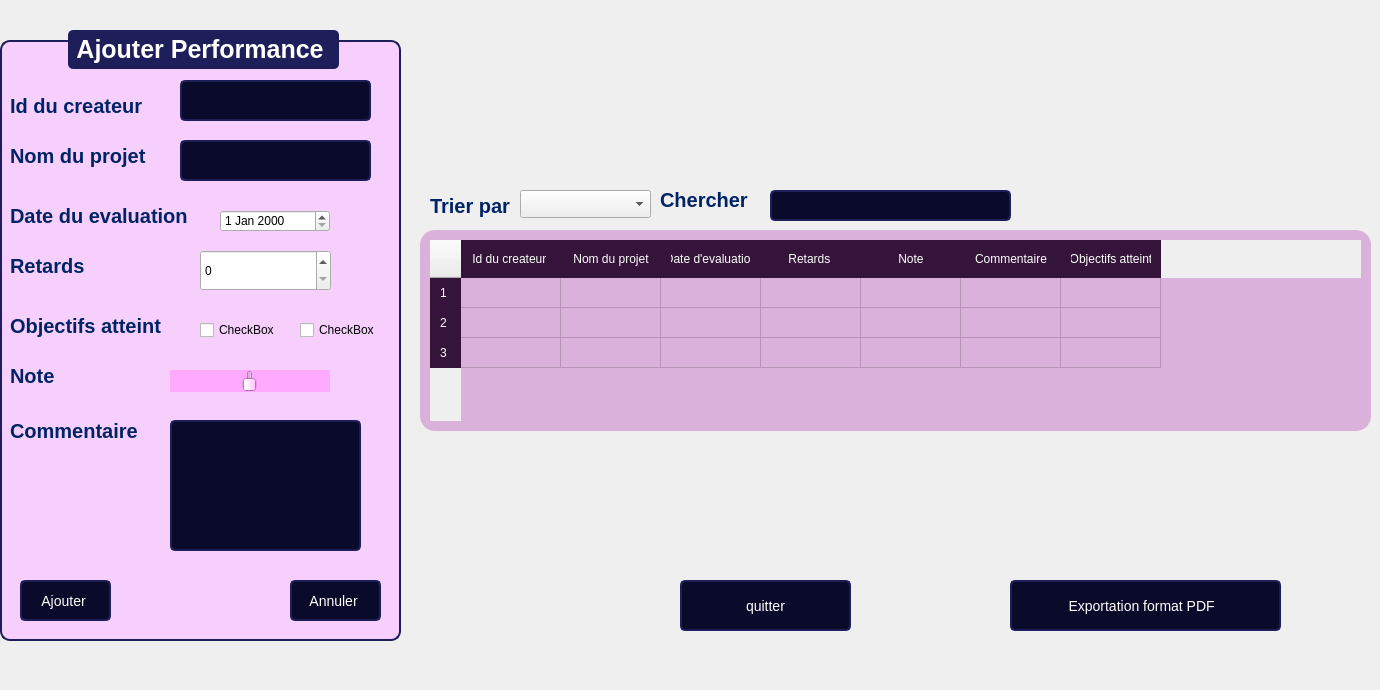
    <widget class="QWidget" name="page_6">
     <widget class="QLabel" name="label_8">
      <property name="geometry">
       <rect>
        <x>-10</x>
        <y>0</y>
        <width>1311</width>
        <height>681</height>
       </rect>
      </property>
      <property name="text">
       <string/>
      </property>
      <property name="pixmap">
       <pixmap>../../Downloads/aarriere plan.png</pixmap>
      </property>
      <property name="scaledContents">
       <bool>true</bool>
      </property>
     </widget>
     <widget class="QLabel" name="label_139">
      <property name="geometry">
       <rect>
        <x>430</x>
        <y>190</y>
        <width>131</width>
        <height>31</height>
       </rect>
      </property>
      <property name="styleSheet">
       <string notr="true">QLabel {
	font: 6pt &quot;Segoe UI&quot;;
    font-size: 20px;
    font-weight: bold;
    color: #002366;  /* Bleu foncé */
}
</string>
      </property>
      <property name="text">
       <string>Trier par</string>
      </property>
     </widget>
     <widget class="QLineEdit" name="l2_16">
      <property name="geometry">
       <rect>
        <x>770</x>
        <y>190</y>
        <width>241</width>
        <height>31</height>
       </rect>
      </property>
      <property name="styleSheet">
       <string notr="true">QLineEdit, QDateTimeEdit {
    font-family: &quot;Arial&quot;;
    font-size: 14px;
    color: white;
    background-color: #0A0A2A;
    border: 2px solid #1E1E5A;
    border-radius: 5px;
    padding: 5px;
}

QPushButton {
    font-family: &quot;Arial Black&quot;;
    font-size: 14px;
    color: white;
    background-color: #0A0A2A;
    border: 2px solid #1E1E5A;
    border-radius: 5px;
    padding: 5px;
}

QPushButton:hover {
    background-color: #1E1E5A;
}

</string>
      </property>
     </widget>
     <widget class="QLabel" name="label_223">
      <property name="geometry">
       <rect>
        <x>660</x>
        <y>190</y>
        <width>131</width>
        <height>20</height>
       </rect>
      </property>
      <property name="styleSheet">
       <string notr="true">QLabel {
	font: 6pt &quot;Segoe UI&quot;;
    font-size: 20px;
    font-weight: bold;
    color: #002366;  /* Bleu foncé */
}
</string>
      </property>
      <property name="text">
       <string>Chercher </string>
      </property>
     </widget>
     <widget class="QTableWidget" name="tableWidget_2">
      <property name="geometry">
       <rect>
        <x>420</x>
        <y>230</y>
        <width>951</width>
        <height>201</height>
       </rect>
      </property>
      <property name="styleSheet">
       <string notr="true">QTableWidget {
    background-color: #DAB1DA;
    color: white;
    border-radius: 15px;
    padding: 10px;
    font-size: 16px;
    border: none;
}

QTableWidget::item {
    padding: 10px;
}

QTableWidget::item:selected {
    background-color: #5555FF;
    color: white;
}

QHeaderView::section {
    background-color: #341539;
    color: white;
    padding: 10px;
    border: none;
}</string>
      </property>
      <property name="rowCount">
       <number>3</number>
      </property>
      <property name="columnCount">
       <number>7</number>
      </property>
      <row/>
      <row/>
      <row/>
      <column>
       <property name="text">
        <string>Id du createur </string>
       </property>
      </column>
      <column>
       <property name="text">
        <string>Nom du projet</string>
       </property>
      </column>
      <column>
       <property name="text">
        <string>Date d'evaluation</string>
       </property>
      </column>
      <column>
       <property name="text">
        <string>Retards </string>
       </property>
      </column>
      <column>
       <property name="text">
        <string>Note</string>
       </property>
      </column>
      <column>
       <property name="text">
        <string>Commentaire</string>
       </property>
      </column>
      <column>
       <property name="text">
        <string>Objectifs atteint</string>
       </property>
      </column>
     </widget>
     <widget class="QGroupBox" name="groupBox_23">
      <property name="geometry">
       <rect>
        <x>0</x>
        <y>30</y>
        <width>401</width>
        <height>611</height>
       </rect>
      </property>
      <property name="styleSheet">
       <string notr="true">QGroupBox {
    font-family: &quot;Arial&quot;;
    font-size: 25px;
    font-weight: bold;
    color: #0A0A2A;
    border: 2px solid #1E1E5A;
    border-radius: 10px;
    margin-top: 10px;
    background-color: #F6CFFC;
}

QGroupBox::title {
    subcontrol-origin: margin;
    subcontrol-position: top center;
    padding: 5px;
    background-color: #1E1E5A;
    color: white;
    border-radius: 5px;
}
</string>
      </property>
      <property name="title">
       <string>Ajouter Performance </string>
      </property>
      <widget class="QLabel" name="label_129">
       <property name="geometry">
        <rect>
         <x>10</x>
         <y>60</y>
         <width>211</width>
         <height>31</height>
        </rect>
       </property>
       <property name="styleSheet">
        <string notr="true">QLabel {
    font-size: 20px;
    font-weight: bold;
    color: #002366;  /* Bleu foncé */
}</string>
       </property>
       <property name="text">
        <string>Id du createur </string>
       </property>
      </widget>
      <widget class="QLabel" name="label_130">
       <property name="geometry">
        <rect>
         <x>10</x>
         <y>110</y>
         <width>201</width>
         <height>31</height>
        </rect>
       </property>
       <property name="styleSheet">
        <string notr="true">QLabel {
	font: 6pt &quot;Segoe UI&quot;;
    font-size: 20px;
    font-weight: bold;
    color: #002366;  /* Bleu foncé */
}
</string>
       </property>
       <property name="text">
        <string>Nom du projet</string>
       </property>
      </widget>
      <widget class="QLabel" name="label_131">
       <property name="geometry">
        <rect>
         <x>10</x>
         <y>390</y>
         <width>161</width>
         <height>21</height>
        </rect>
       </property>
       <property name="styleSheet">
        <string notr="true">QLabel {
    font-size: 20px;
    font-weight: bold;
    color: #002366;  /* Bleu foncé */
}</string>
       </property>
       <property name="text">
        <string>Commentaire</string>
       </property>
      </widget>
      <widget class="QLineEdit" name="lineEdit_43">
       <property name="geometry">
        <rect>
         <x>180</x>
         <y>50</y>
         <width>191</width>
         <height>41</height>
        </rect>
       </property>
       <property name="styleSheet">
        <string notr="true">QLineEdit, QDateTimeEdit {
    font-family: &quot;Arial&quot;;
    font-size: 14px;
    color: white;
    background-color: #0A0A2A;
    border: 2px solid #1E1E5A;
    border-radius: 5px;
    padding: 5px;
}

QPushButton {
    font-family: &quot;Arial Black&quot;;
    font-size: 14px;
    color: white;
    background-color: #0A0A2A;
    border: 2px solid #1E1E5A;
    border-radius: 5px;
    padding: 5px;
}

QPushButton:hover {
    background-color: #1E1E5A;
}
</string>
       </property>
      </widget>
      <widget class="QLineEdit" name="l2_13">
       <property name="geometry">
        <rect>
         <x>180</x>
         <y>110</y>
         <width>191</width>
         <height>41</height>
        </rect>
       </property>
       <property name="styleSheet">
        <string notr="true">QLineEdit, QDateTimeEdit {
    font-family: &quot;Arial&quot;;
    font-size: 14px;
    color: white;
    background-color: #0A0A2A;
    border: 2px solid #1E1E5A;
    border-radius: 5px;
    padding: 5px;
}

QPushButton {
    font-family: &quot;Arial Black&quot;;
    font-size: 14px;
    color: white;
    background-color: #0A0A2A;
    border: 2px solid #1E1E5A;
    border-radius: 5px;
    padding: 5px;
}

QPushButton:hover {
    background-color: #1E1E5A;
}

</string>
       </property>
      </widget>
      <widget class="QLabel" name="label_136">
       <property name="geometry">
        <rect>
         <x>10</x>
         <y>200</y>
         <width>131</width>
         <height>20</height>
        </rect>
       </property>
       <property name="styleSheet">
        <string notr="true">QLabel {
	font: 6pt &quot;Segoe UI&quot;;
    font-size: 20px;
    font-weight: bold;
    color: #002366;  /* Bleu foncé */
}
</string>
       </property>
       <property name="text">
        <string/>
       </property>
      </widget>
      <widget class="QPushButton" name="pushButton_59">
       <property name="geometry">
        <rect>
         <x>290</x>
         <y>550</y>
         <width>91</width>
         <height>41</height>
        </rect>
       </property>
       <property name="styleSheet">
        <string notr="true">QLineEdit, QDateTimeEdit {
    font-family: &quot;Arial&quot;;
    font-size: 14px;
    color: white;
    background-color: #0A0A2A;
    border: 2px solid #1E1E5A;
    border-radius: 5px;
    padding: 5px;
}

QPushButton {
    font-family: &quot;Arial Black&quot;;
    font-size: 14px;
    color: white;
    background-color: #0A0A2A;
    border: 2px solid #1E1E5A;
    border-radius: 5px;
    padding: 5px;
}

QPushButton:hover {
    background-color: #1E1E5A;
}
</string>
       </property>
       <property name="text">
        <string>Annuler </string>
       </property>
       <property name="icon">
        <iconset>
         <normaloff>:/icons/icones/addition.png</normaloff>:/icons/icones/addition.png</iconset>
       </property>
       <property name="iconSize">
        <size>
         <width>20</width>
         <height>20</height>
        </size>
       </property>
      </widget>
      <widget class="QPushButton" name="pushButton_60">
       <property name="geometry">
        <rect>
         <x>20</x>
         <y>550</y>
         <width>91</width>
         <height>41</height>
        </rect>
       </property>
       <property name="styleSheet">
        <string notr="true">QLineEdit, QDateTimeEdit {
    font-family: &quot;Arial&quot;;
    font-size: 14px;
    color: white;
    background-color: #0A0A2A;
    border: 2px solid #1E1E5A;
    border-radius: 5px;
    padding: 5px;
}

QPushButton {
    font-family: &quot;Arial Black&quot;;
    font-size: 14px;
    color: white;
    background-color: #0A0A2A;
    border: 2px solid #1E1E5A;
    border-radius: 5px;
    padding: 5px;
}

QPushButton:hover {
    background-color: #1E1E5A;
}
</string>
       </property>
       <property name="text">
        <string>Ajouter </string>
       </property>
       <property name="icon">
        <iconset>
         <normaloff>:/icons/icones/addition.png</normaloff>:/icons/icones/addition.png</iconset>
       </property>
       <property name="iconSize">
        <size>
         <width>20</width>
         <height>20</height>
        </size>
       </property>
      </widget>
      <widget class="QLineEdit" name="l2_60">
       <property name="geometry">
        <rect>
         <x>170</x>
         <y>390</y>
         <width>191</width>
         <height>131</height>
        </rect>
       </property>
       <property name="styleSheet">
        <string notr="true">QLineEdit, QDateTimeEdit {
    font-family: &quot;Arial&quot;;
    font-size: 14px;
    color: white;
    background-color: #0A0A2A;
    border: 2px solid #1E1E5A;
    border-radius: 5px;
    padding: 5px;
}

QPushButton {
    font-family: &quot;Arial Black&quot;;
    font-size: 14px;
    color: white;
    background-color: #0A0A2A;
    border: 2px solid #1E1E5A;
    border-radius: 5px;
    padding: 5px;
}

QPushButton:hover {
    background-color: #1E1E5A;
}

</string>
       </property>
      </widget>
      <widget class="QSpinBox" name="spinBox">
       <property name="geometry">
        <rect>
         <x>200</x>
         <y>220</y>
         <width>131</width>
         <height>41</height>
        </rect>
       </property>
      </widget>
      <widget class="QLabel" name="label_133">
       <property name="geometry">
        <rect>
         <x>10</x>
         <y>220</y>
         <width>201</width>
         <height>31</height>
        </rect>
       </property>
       <property name="styleSheet">
        <string notr="true">QLabel {
	font: 6pt &quot;Segoe UI&quot;;
    font-size: 20px;
    font-weight: bold;
    color: #002366;  /* Bleu foncé */
}
</string>
       </property>
       <property name="text">
        <string>Retards</string>
       </property>
      </widget>
      <widget class="QSlider" name="horizontalSlider">
       <property name="geometry">
        <rect>
         <x>170</x>
         <y>340</y>
         <width>160</width>
         <height>22</height>
        </rect>
       </property>
       <property name="styleSheet">
        <string notr="true">background-color:
rgb(255, 170, 255)</string>
       </property>
      </widget>
      <widget class="QLabel" name="label_134">
       <property name="geometry">
        <rect>
         <x>10</x>
         <y>330</y>
         <width>201</width>
         <height>31</height>
        </rect>
       </property>
       <property name="styleSheet">
        <string notr="true">QLabel {
	font: 6pt &quot;Segoe UI&quot;;
    font-size: 20px;
    font-weight: bold;
    color: #002366;  /* Bleu foncé */
}
</string>
       </property>
       <property name="text">
        <string>Note </string>
       </property>
      </widget>
      <widget class="QLabel" name="label_132">
       <property name="geometry">
        <rect>
         <x>10</x>
         <y>170</y>
         <width>191</width>
         <height>31</height>
        </rect>
       </property>
       <property name="styleSheet">
        <string notr="true">QLabel {
	font: 6pt &quot;Segoe UI&quot;;
    font-size: 20px;
    font-weight: bold;
    color: #002366;  /* Bleu foncé */
}
</string>
       </property>
       <property name="text">
        <string>Date du evaluation </string>
       </property>
      </widget>
      <widget class="QDateEdit" name="dateEdit">
       <property name="geometry">
        <rect>
         <x>220</x>
         <y>180</y>
         <width>110</width>
         <height>22</height>
        </rect>
       </property>
      </widget>
      <widget class="QCheckBox" name="checkBox">
       <property name="geometry">
        <rect>
         <x>200</x>
         <y>290</y>
         <width>81</width>
         <height>20</height>
        </rect>
       </property>
       <property name="text">
        <string>CheckBox</string>
       </property>
      </widget>
      <widget class="QLabel" name="label_135">
       <property name="geometry">
        <rect>
         <x>10</x>
         <y>280</y>
         <width>211</width>
         <height>31</height>
        </rect>
       </property>
       <property name="styleSheet">
        <string notr="true">QLabel {
    font-size: 20px;
    font-weight: bold;
    color: #002366;  /* Bleu foncé */
}</string>
       </property>
       <property name="text">
        <string>Objectifs atteint</string>
       </property>
      </widget>
      <widget class="QCheckBox" name="checkBox_2">
       <property name="geometry">
        <rect>
         <x>300</x>
         <y>290</y>
         <width>81</width>
         <height>20</height>
        </rect>
       </property>
       <property name="text">
        <string>CheckBox</string>
       </property>
      </widget>
     </widget>
     <widget class="QPushButton" name="pushButton_61">
      <property name="geometry">
       <rect>
        <x>1010</x>
        <y>580</y>
        <width>271</width>
        <height>51</height>
       </rect>
      </property>
      <property name="styleSheet">
       <string notr="true">QLineEdit, QDateTimeEdit {
    font-family: &quot;Arial&quot;;
    font-size: 14px;
    color: white;
    background-color: #0A0A2A;
    border: 2px solid #1E1E5A;
    border-radius: 5px;
    padding: 5px;
}

QPushButton {
    font-family: &quot;Arial Black&quot;;
    font-size: 14px;
    color: white;
    background-color: #0A0A2A;
    border: 2px solid #1E1E5A;
    border-radius: 5px;
    padding: 5px;
}

QPushButton:hover {
    background-color: #1E1E5A;
}
</string>
      </property>
      <property name="text">
       <string>Exportation format PDF  </string>
      </property>
      <property name="icon">
       <iconset>
        <normaloff>:/icons/icones/addition.png</normaloff>:/icons/icones/addition.png</iconset>
      </property>
      <property name="iconSize">
       <size>
        <width>20</width>
        <height>20</height>
       </size>
      </property>
     </widget>
     <widget class="QPushButton" name="pushButton_62">
      <property name="geometry">
       <rect>
        <x>680</x>
        <y>580</y>
        <width>171</width>
        <height>51</height>
       </rect>
      </property>
      <property name="styleSheet">
       <string notr="true">QLineEdit, QDateTimeEdit {
    font-family: &quot;Arial&quot;;
    font-size: 14px;
    color: white;
    background-color: #0A0A2A;
    border: 2px solid #1E1E5A;
    border-radius: 5px;
    padding: 5px;
}

QPushButton {
    font-family: &quot;Arial Black&quot;;
    font-size: 14px;
    color: white;
    background-color: #0A0A2A;
    border: 2px solid #1E1E5A;
    border-radius: 5px;
    padding: 5px;
}

QPushButton:hover {
    background-color: #1E1E5A;
}
</string>
      </property>
      <property name="text">
       <string>quitter</string>
      </property>
      <property name="icon">
       <iconset>
        <normaloff>:/icons/icones/addition.png</normaloff>:/icons/icones/addition.png</iconset>
      </property>
      <property name="iconSize">
       <size>
        <width>20</width>
        <height>20</height>
       </size>
      </property>
     </widget>
     <widget class="QComboBox" name="comboBox_2">
      <property name="geometry">
       <rect>
        <x>520</x>
        <y>190</y>
        <width>131</width>
        <height>28</height>
       </rect>
      </property>
     </widget>
     <widget class="QLabel" name="label_12">
      <property name="geometry">
       <rect>
        <x>452</x>
        <y>49</y>
        <width>791</width>
        <height>101</height>
       </rect>
      </property>
      <property name="text">
       <string/>
      </property>
      <property name="pixmap">
       <pixmap>../../Downloads/abed bel micro.png</pixmap>
      </property>
      <property name="scaledContents">
       <bool>true</bool>
      </property>
     </widget>
    </widget>
